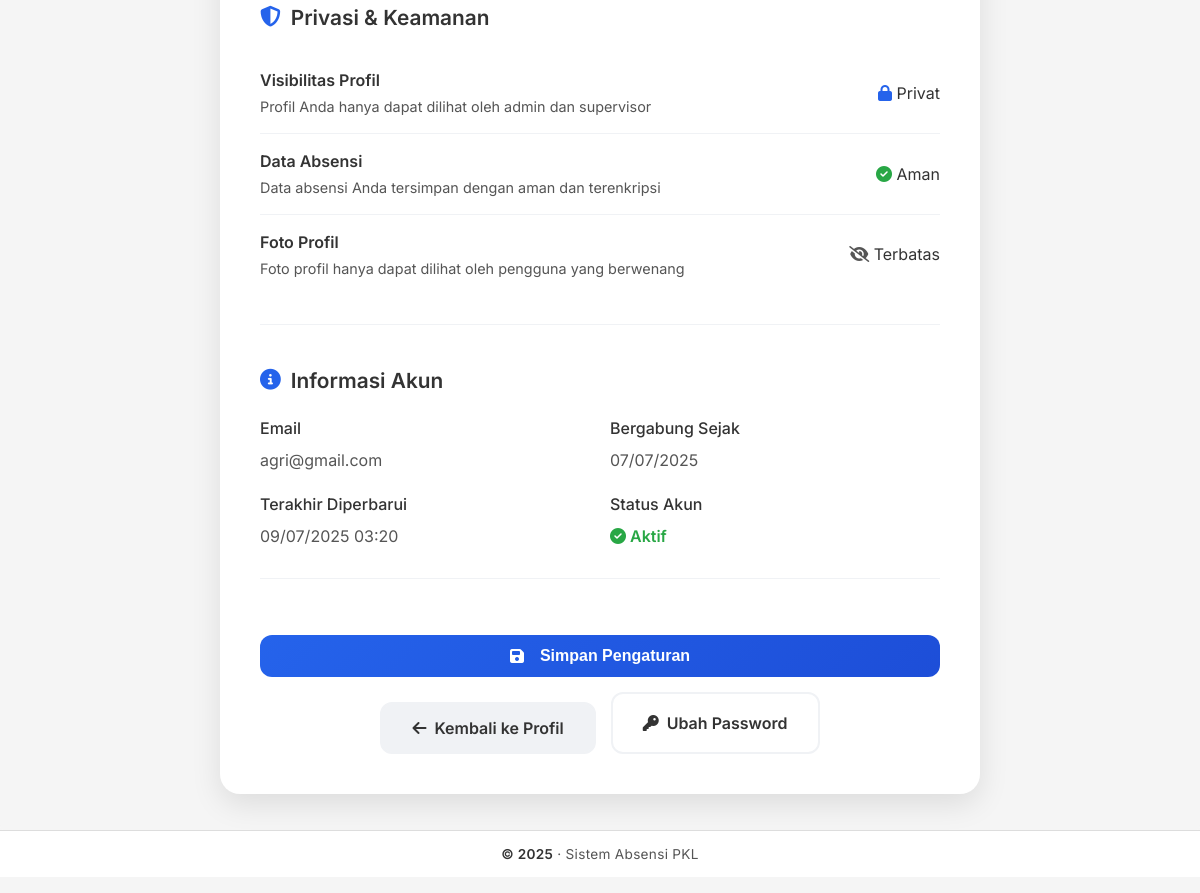
/profile/settings (signed in, lower part), run on an earlier commit of the app's database.
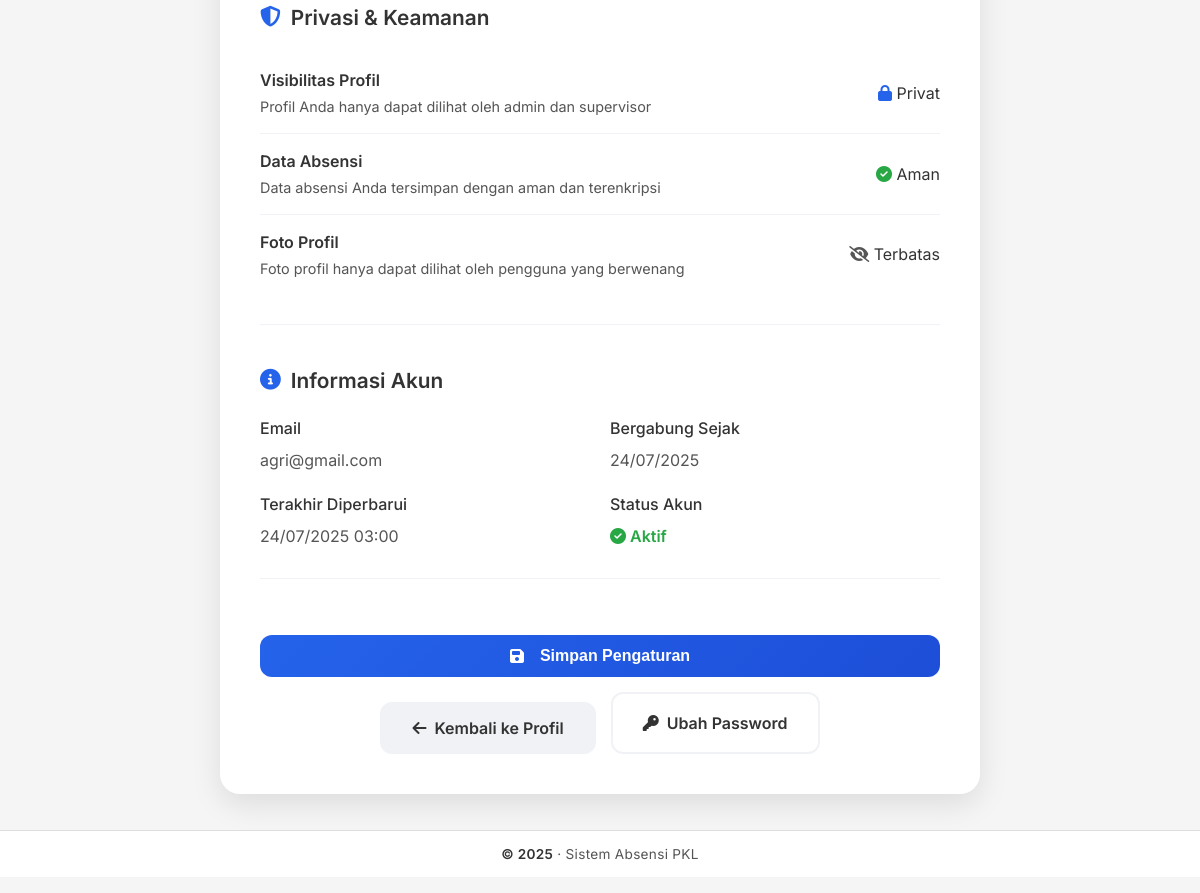
And on a later commit of the database.
### src/models.py (models this page shows, shortened)
class Student(db.Model):
    __tablename__ = 'students'
    id = db.Column(db.Integer, primary_key=True)
    name = db.Column(db.String(100), nullable=False)
    email = db.Column(db.String(120), unique=True, nullable=False)
    password = db.Column(db.String(100), nullable=False)
    created_at = db.Column(db.DateTime, default=datetime.utcnow)
    supervisor = db.Column(db.String(100), nullable=True)
    company = db.Column(db.String(100), nullable=True)
    profile_picture = db.Column(db.String(255), nullable=True, default='default-avatar.png')
    phone = db.Column(db.String(20), nullable=True)
    address = db.Column(db.Text, nullable=True)
    bio = db.Column(db.Text, nullable=True)
    birth_date = db.Column(db.Date, nullable=True)
    gender = db.Column(db.String(10), nullable=True)
    education_level = db.Column(db.String(50), nullable=True)
    school_name = db.Column(db.String(100), nullable=True)
    internship_start_date = db.Column(db.Date, nullable=True)
    internship_end_date = db.Column(db.Date, nullable=True)
    updated_at = db.Column(db.DateTime, default=datetime.utcnow, onupdate=datetime.utcnow)
    is_profile_complete = db.Column(db.Boolean, default=False)
    notification_enabled = db.Column(db.Boolean, default=True)
    theme_preference = db.Column(db.String(10), default='light')

### src/app.py (the view, shortened to what this page needs)
@app.route('/profile/settings', methods=['GET', 'POST'])
def profile_settings():
    if not session.get('logged_in'):
        return redirect(url_for('login'))
    student = Student.query.get(session['student_id'])
    return render_template('profile_settings.html', student=student)

### src/app.py (called while the page is built)
@app.after_request
def after_request(response):
    if request.endpoint == 'attendance' and request.method == 'POST':
        today = datetime.now().date()
        save_attendance_summary(today)
    return response

### src/templates/profile_settings.html (shortened to what this page needs)
{% extends 'base.html' %}
{% block content %}
<div class="settings-container">
    <form method="POST" class="settings-form">
        <div class="settings-section">
            <h3 class="section-title">
                <i class="fas fa-shield-alt"></i>
                Privasi & Keamanan
            </h3>
            <div class="privacy-item">
                <div class="privacy-info">
                    <h4>Visibilitas Profil</h4>
                    <p>Profil Anda hanya dapat dilihat oleh admin dan supervisor</p>
                </div>
                <span class="privacy-status">
                    <i class="fas fa-lock" style="color: var(--accent-primary);"></i>
                    Privat
                </span>
            </div>
            <div class="privacy-item">
                <div class="privacy-info">
                    <h4>Data Absensi</h4>
                    <p>Data absensi Anda tersimpan dengan aman dan terenkripsi</p>
                </div>
                <span class="privacy-status">
                    <i class="fas fa-check-circle" style="color: #28a745;"></i>
                    Aman
                </span>
            </div>
            <div class="privacy-item">
                <div class="privacy-info">
                    <h4>Foto Profil</h4>
                    <p>Foto profil hanya dapat dilihat oleh pengguna yang berwenang</p>
                </div>
                <span class="privacy-status">
                    <i class="fas fa-eye-slash" style="color: var(--text-secondary);"></i>
                    Terbatas
                </span>
            </div>
        </div>
        <div class="settings-section">
            <h3 class="section-title">
                <i class="fas fa-info-circle"></i>
                Informasi Akun
            </h3>
            <div class="setting-item">
                <div class="info-grid" style="display: grid; grid-template-columns: 1fr 1fr; gap: 20px;">
                    <div>
                        <label class="setting-label">Email</label>
                        <p style="color: var(--text-secondary); margin: 0;">{{ student.email }}</p>
                    </div>
                    <div>
                        <label class="setting-label">Bergabung Sejak</label>
                        <p style="color: var(--text-secondary); margin: 0;">
                            {{ student.created_at.strftime('%d/%m/%Y') if student.created_at else '-' }}
                        </p>
                    </div>
                    <div>
                        <label class="setting-label">Terakhir Diperbarui</label>
                        <p style="color: var(--text-secondary); margin: 0;">
                            {{ student.updated_at.strftime('%d/%m/%Y %H:%M') if student.updated_at else '-' }}
                        </p>
                    </div>
                    <div>
                        <label class="setting-label">Status Akun</label>
                        <p style="color: #28a745; margin: 0; font-weight: 600;">
                            <i class="fas fa-check-circle"></i> Aktif
                        </p>
                    </div>
                </div>
            </div>
        </div>
        <div class="settings-actions">
            <button type="submit" class="btn btn-primary">
                <i class="fas fa-save"></i>
                Simpan Pengaturan
            </button>
            <a href="{{ url_for('profile') }}" class="btn btn-secondary">
                <i class="fas fa-arrow-left"></i>
                Kembali ke Profil
            </a>
            <a href="{{ url_for('change_password') }}" class="btn btn-outline">
                <i class="fas fa-key"></i>
                Ubah Password
            </a>
        </div>
    </form>
</div>
{% endblock %}

What changed in the data, as far as the page shows it:
changed Student "agri@gmail.com": created_at "07/07/2025" → "24/07/2025"; updated_at "09/07/2025 03:20" → "24/07/2025 03:00"
